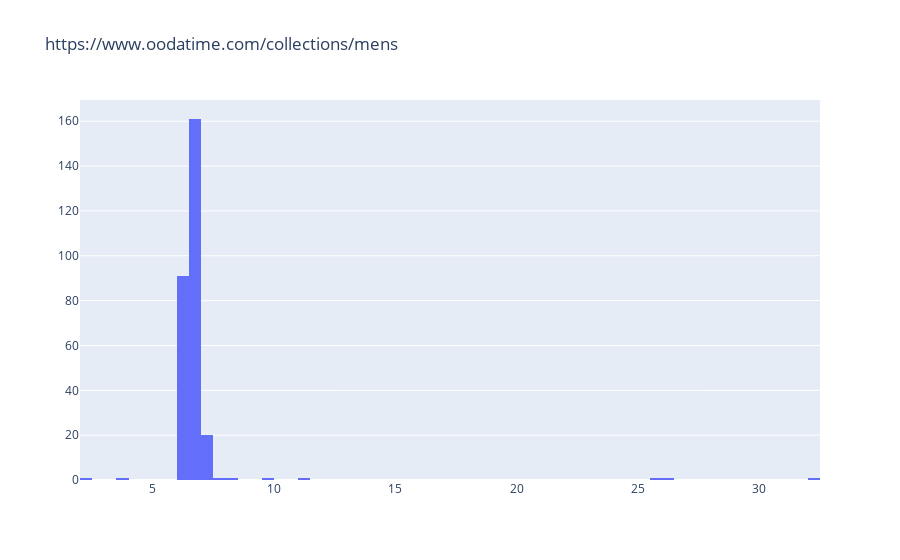

This figure's notebook cell:
### Markdown cell above
## Generate timing histogram for 1 step of the funnel

### Code cell
analyze_timing.plot_timing_data(test_funnel, funtimes, 0)

### Figure 1 — Plotly figure (JSON) as saved in the notebook; plotly's stock layout.template omitted (floating-point values rounded to 4 significant figures; data arrays with more than 128 entries replaced by an {"elided": "..."} marker saying what was removed)
{"data": [{"type": "histogram", "x": {"elided": "281 float values"}}], "layout": {"title": {"text": "https://www.oodatime.com/collections/mens"}}}
